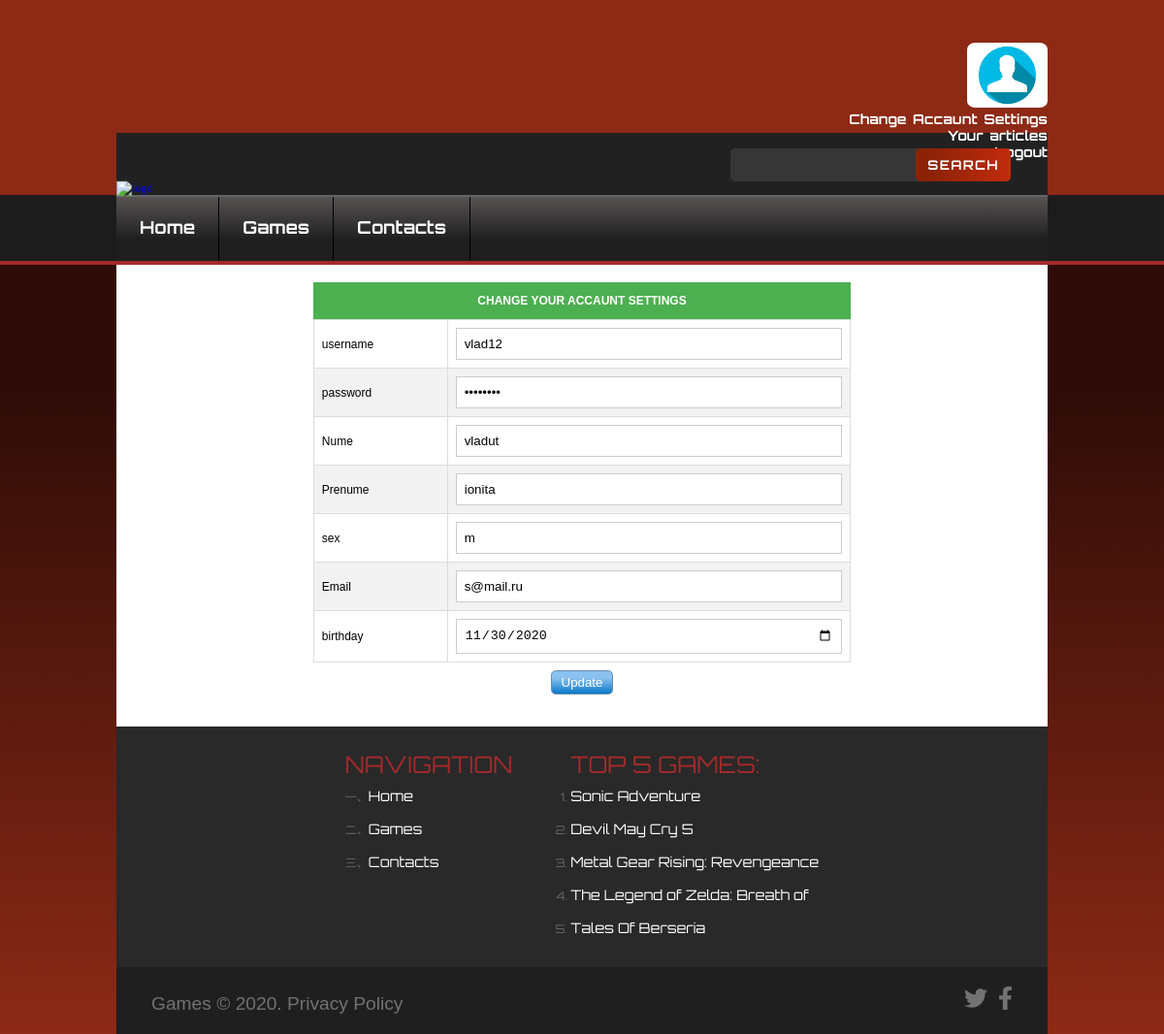
The app's page /edit_accaunt.php (signed in) with its own data.
### tables this page shows
CREATE TABLE `user_data` (
  `id` int(11) NOT NULL,
  `username` varchar(25) NOT NULL,
  `password` varchar(25) NOT NULL,
  `first_name` varchar(15) NOT NULL,
  `last_name` varchar(15) NOT NULL,
  `sex` varchar(1) NOT NULL,
  `email` varchar(25) NOT NULL,
  `birthday` date NOT NULL,
  `is_active` int(1) NOT NULL
);

CREATE TABLE `articles_rating` (
  `id` int(11) NOT NULL,
  `id_game_block` int(11) NOT NULL,
  `star` int(11) NOT NULL,
  `numbers_voted` int(11) NOT NULL
);

CREATE TABLE `game_block_info` (
  `id` int(11) NOT NULL,
  `author` varchar(50) NOT NULL,
  `written_on` date NOT NULL DEFAULT current_timestamp(),
  `photo_logo_name` varchar(200) NOT NULL,
  `photo_background_name` varchar(200) NOT NULL,
  `title` varchar(30) NOT NULL,
  `description` varchar(600) NOT NULL,
  `text` text NOT NULL
);

### edit_accaunt.php (the view, shortened to what this page needs)
<!DOCTYPE html>
<html lang="en">
<head>
    <link rel="stylesheet" href="css/index.css">
    <link rel="stylesheet" href="css/edit_accaunt.css">
</head>
<body>
    <?php
        include "php/templates/header.php";
        include "php/connection.php";
        $log_username = $_SESSION["username"];
        $result = mysqli_query($connection, "SELECT * FROM user_data WHERE username = '$log_username'");
           $sql = mysqli_fetch_assoc($result);
        $username   = $sql['username'];
        $password   = $sql['password'];
        $first_name = $sql['first_name'];
        $last_name  = $sql['last_name'];
        $sex        = $sql['sex'];
        $email      = $sql['email'];
        $birthday   = $sql['birthday'];
    ?>
    <form action="" method="post" class="edit php_form">
        <table border="0" width="100%" cellpadding="10" cellspacing="0">
			<tbody>
                <caption>Change your accaunt settings</caption>
                <tr>
					<td><label>username</label></td>
					<td><input type="text" name="username" value="<?php echo $username ?>"></td>
                </tr>
				<tr>
					<td><label>password</label></td>
					<td><input type="password" name="password" value="<?php echo $password ?>"></td>
                </tr>
				<tr>
					<td><label>Nume</label></td>
					<td><input type="text" name="first_name" value="<?php echo $first_name ?>"></td>
				</tr>
				<tr>
					<td><label>Prenume</label></td>
					<td><input type="text" name="last_name" value="<?php echo $last_name ?>"></td>
				</tr>
				<tr>
					<td><label>sex</label></td>
					<td><input type="text" name="sex" value="<?php echo $sex ?>"></td>
				</tr>
				<tr>
					<td><label>Email</label></td>
					<td><input type="email" name="email" value="<?php echo $email ?>"></td>
				</tr>
				<tr>
					<td><label>birthday</label></td>
					<td><input type="date" name="birthday" value="<?php echo $birthday ?>"></td>
				</tr>
                </tbody>
            </table>
            <input type="submit" name="update" value="Update" />
            <br>
    </form>
    <?php
        include "php/templates/footer.php";
    ?>
</body>
</html>

### php/templates/footer.php (shortened to what this page needs)
<footer>
    <nav>
        <h1>Navigation</h1>
        <li><a href="index.php">Home</a></li>
        <li><a href="games.php">Games</a></li>
        <li><a href="contacts.php">Contacts</a></li>
    </nav>
    <ul>
        <h1>Top 5 Games:</h1>
        <?php
        include 'php/connection.php';
        $query = "SELECT * FROM `articles_rating`
                WHERE star = 5 AND numbers_voted >= 400 LIMIT 5";
        $result = mysqli_query($connection, $query);
        while($sql = mysqli_fetch_assoc($result) ){
            $sql_game_block = mysqli_fetch_assoc( mysqli_query($connection, "SELECT id,title FROM game_block_info WHERE id = ".$sql['id_game_block']) );
            print '<li><a href="game.php?id='.$sql_game_block['id'].'">'.$sql_game_block['title'].'</a></li>';
        }
        ?>
    </ul>
</footer>
<div class="privacy">
    <p>Games © 2020. <a href="">Privacy Policy</a></p>
    <div class="social_media">
    </div>
</div>

### css/index.css (style rules this page uses)
html { -webkit-box-sizing: border-box; box-sizing: border-box; font-size: 16px; }
* { margin: 0; padding: 0; outline: none; -webkit-box-sizing: border-box; box-sizing: border-box; }
body, h1, h2, h3, h4, h5, h6, p, ol, ul { font-weight: normal; }
ol, ul, nav { list-style: none; }
button, input { border: none; }
a { text-decoration: none; }
form.php_form, header main, header > div nav, .slideshow-container, .Three_best_Games, .latest_updates_and_featured_games, footer, .privacy { width: 80vw; margin: 0 auto; }
.latest_updates_and_featured_games article h1, header main h3, header main .search_block form input, header main .search_block form button, header > div nav li a, .Three_best_Games > h3, .Three_best_Games article .game_block > span, .latest_updates_and_featured_games article .game a > h2, .latest_updates_and_featured_games article .game button, .latest_updates_and_featured_games > a, footer { font-family: 'Orbitron', sans-serif; }
body { background: #8d2a16; background: -webkit-gradient(linear, left bottom, left top, from(#8d2a16), color-stop(62%, #2f0c07)); background: linear-gradient(0deg, #8d2a16 0%, #2f0c07 62%); font-size: 12px; }
input[type=submit], input[type=button] { border-radius: 0.4vw; padding: 0.5vh 0.8vw; color: white; margin-top: 1vh; border: 0.15vw solid #6E8BAA; background: #0978ca; background: -webkit-gradient(linear, left bottom, left top, from(#0978ca), color-stop(69%, #8ac1ee)); background: linear-gradient(0deg, #0978ca 0%, #8ac1ee 69%); }
form.php_form { background: white; padding: 1.5vw; }
footer { display: -webkit-box; display: -ms-flexbox; display: flex; -webkit-box-pack: center; -ms-flex-pack: center; justify-content: center; -webkit-box-align: baseline; -ms-flex-align: baseline; align-items: baseline; background: #292929; color: #666666; padding: 2vw; }
footer h1 { font-size: 2em; color: brown; text-transform: uppercase; }
footer nav li, footer ul li { padding: 1vh 0; }
footer nav li a, footer ul li a { color: white; font-size: 1.2em; }
footer nav { margin-right: 5vw; list-style-type: cjk-ideographic; }
footer ul { list-style-type: decimal; }
.privacy { display: -webkit-box; display: -ms-flexbox; display: flex; -webkit-box-pack: justify; -ms-flex-pack: justify; justify-content: space-between; -webkit-box-align: baseline; -ms-flex-align: baseline; align-items: baseline; background: #1f1f1f; padding: 2.5vh 3vw; color: #727272; font-family: Arial, Helvetica, sans-serif; font-size: 1.6em; }
.privacy p a { color: #727272; }
.privacy .social_media svg { height: 3vh; margin-left: 0.5vw; }

### css/edit_accaunt.css (style rules this page uses)
form.edit { display: -webkit-box; display: -ms-flexbox; display: flex; -webkit-box-orient: vertical; -webkit-box-direction: normal; -ms-flex-direction: column; flex-direction: column; -webkit-box-align: center; -ms-flex-align: center; align-items: center; }
form.edit input[type=text], form.edit input[type=date], form.edit input[type=password], form.edit input[type=email] { border: 1px solid #ccc !important; padding: 8px; width: 100%; }
form.edit table { font-family: Arial, Helvetica, sans-serif; border-collapse: collapse; width: 60%; }
form.edit table td, form.edit table th { border: 1px solid #ddd; padding: 8px; }
form.edit table tr:nth-child(even) { background-color: #f2f2f2; }
form.edit table caption { padding-top: 12px; padding-bottom: 12px; background-color: #4CAF50; color: white; text-transform: uppercase; font-weight: bold; }

### records on screen
user_data: username "vlad12", first_name "vladut", last_name "ionita", sex "m", email "s@mail.ru", birthday "11/30/2020"
articles_rating: game_block_info.title "Sonic Adventure"
articles_rating: game_block_info.title "Devil May Cry 5"
articles_rating: game_block_info.title "Metal Gear Rising: Revengeance"
articles_rating: game_block_info.title "The Legend of Zelda: Breath of"
articles_rating: game_block_info.title "Tales Of Berseria"
